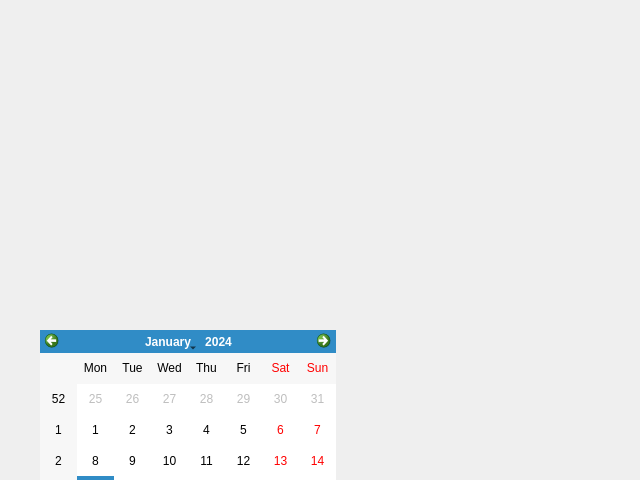
<?xml version="1.0" encoding="UTF-8"?>
<ui version="4.0">
 <class>mianwindows</class>
 <widget class="QWidget" name="mianwindows">
  <property name="geometry">
   <rect>
    <x>0</x>
    <y>0</y>
    <width>640</width>
    <height>480</height>
   </rect>
  </property>
  <property name="windowTitle">
   <string>Form</string>
  </property>
  <widget class="QCalendarWidget" name="calendarWidget">
   <property name="geometry">
    <rect>
     <x>40</x>
     <y>330</y>
     <width>296</width>
     <height>236</height>
    </rect>
   </property>
  </widget>
 </widget>
 <resources/>
 <connections/>
</ui>
